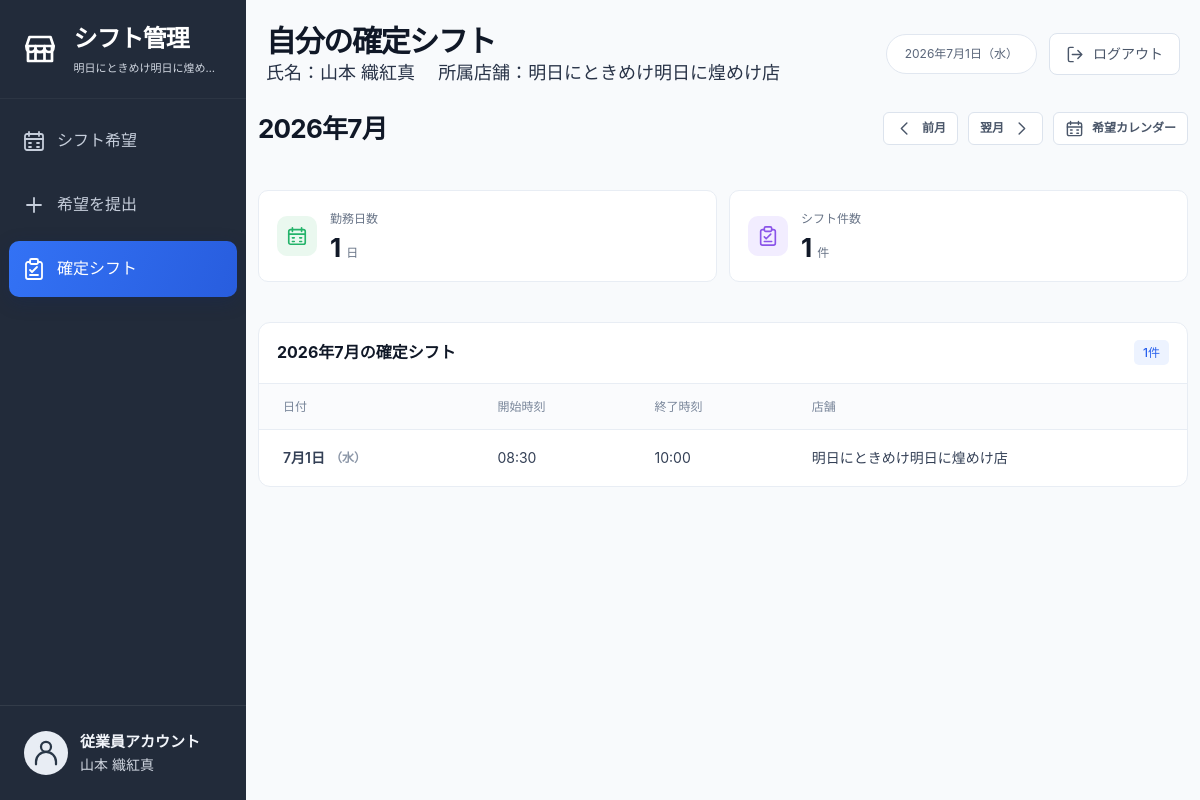
The app's page /shifts/?year=2026&month=7 (signed in) with its own data.
### accounts/models.py (models this page shows, shortened)
class StoreMembership(models.Model):
    ROLE_CHOICES = [
        ("manager", "Manager"),
        ("staff", "Staff"),
    ]
    RANK_CHOICES = [
        ("A", "A"),
        ("B", "B"),
        ("C", "C"),
    ]
    user = models.ForeignKey(
        User,
        on_delete=models.CASCADE,
        related_name="store_memberships",
    )
    store = models.ForeignKey(
        Store,
        on_delete=models.CASCADE,
        related_name="memberships",
    )
    role = models.CharField(
        max_length=20,
        choices=ROLE_CHOICES,
        default="staff",
    )
    rank = models.CharField(
        max_length=1,
        choices=RANK_CHOICES,
        default="C",
    )
    desired_shifts_per_week = models.PositiveIntegerField(default=0)
    is_active = models.BooleanField(default=True)
    created_at = models.DateTimeField(auto_now_add=True)
    class Meta:
        unique_together = ("user", "store")

class Store(models.Model):
    company = models.ForeignKey(
        Company,
        on_delete=models.CASCADE,
        related_name="stores",
    )
    name = models.CharField(max_length=100)
    created_at = models.DateTimeField(auto_now_add=True)

class User(AbstractUser):
    ROLE_CHOICES = [
        ("admin", "Admin"),
        ("staff", "Staff"),
    ]
    RANK_CHOICES = [
        ("A", "A"),
        ("B", "B"),
        ("C", "C"),
    ]
    last_name = models.CharField(
        "苗字",
        max_length=150,
        blank=True,
    )
    first_name = models.CharField(
        "名前",
        max_length=150,
        blank=True,
    )
    role = models.CharField(
        max_length=10,
        choices=ROLE_CHOICES,
        default="staff",
    )
    rank = models.CharField(
        max_length=1,
        choices=RANK_CHOICES,
        default="C",
    )
    desired_shifts_per_week = models.PositiveIntegerField(default=0)
    @property
    def full_name_japanese(self):
        full_name = f"{self.last_name} {self.first_name}".strip()
        return full_name or self.username

### shifts/models.py (models this page shows, shortened)
class Shift(models.Model):
    user = models.ForeignKey(
        settings.AUTH_USER_MODEL,
        on_delete=models.CASCADE,
        related_name="shifts"
    )
    membership = models.ForeignKey(
        "accounts.StoreMembership",
        on_delete=models.CASCADE,
        related_name="shifts",
        null=True,
        blank=True,
    )
    store = models.ForeignKey(
        "accounts.Store",
        on_delete=models.CASCADE,
        related_name="shifts",
        null=True,
        blank=True,
    )
    work_date = models.DateField()
    start_time = models.TimeField()
    end_time = models.TimeField()
    is_generated = models.BooleanField(default=True)
    created_at = models.DateTimeField(auto_now_add=True)
    class Meta:
        ordering = ["work_date", "start_time"]

### shifts/views.py (the view)
# urls.py: path("shifts/", manager_views.shift_list, name="manager_shift_list"),
@login_required
def shift_list(request):
    calendar_context = get_calendar_context(request)
    membership = StoreMembership.objects.filter(
        user=request.user, is_active=True
    ).select_related("store").first()
    shifts = Shift.objects.filter(
        user=request.user,
        work_date__year=calendar_context["year"],
        work_date__month=calendar_context["month"],
    ).select_related("store").order_by("work_date", "start_time", "id")
    shift_dates = set(shifts.values_list("work_date", flat=True))
    for week in calendar_context["calendar_weeks"]:
        for day in week:
            day["has_shift"] = day["date"] in shift_dates
    return render(
        request,
        "shifts/shift_list.html",
        {
            **calendar_context,
            "membership": membership,
            "shifts": shifts,
            "shift_days_count": len(shift_dates),
            "shifts_count": shifts.count(),
        },
    )

### templates/shifts/shift_list.html (shortened to what this page needs)
{% extends "shifts/base.html" %}
{% load i18n %}
{% block page_title %}自分の確定シフト{% endblock %}
{% block extra_css %}
  {{ block.super }}
{% endblock %}
{% block content %}
<div class="employee-shifts-layout">
  <div class="month-toolbar">
    <h2>{{ year }}年{{ month }}月</h2>
    <div class="employee-toolbar">
      <a class="button button-secondary button-small" href="?year={{ prev_year }}&amp;month={{ prev_month }}" aria-label="前月の確定シフトを見る">
        <svg class="icon" aria-hidden="true"><use href="#icon-chevron-left"></use></svg>
        前月
      </a>
      <a class="button button-secondary button-small" href="?year={{ next_year }}&amp;month={{ next_month }}" aria-label="翌月の確定シフトを見る">
        翌月
        <svg class="icon" aria-hidden="true"><use href="#icon-chevron-right"></use></svg>
      </a>
      <a class="button button-secondary button-small" href="{% url 'availability_list' %}?year={{ year }}&amp;month={{ month }}&amp;date={{ selected_date|date:'Y-m-d' }}">
        <svg class="icon" aria-hidden="true"><use href="#icon-calendar"></use></svg>
        希望カレンダー
      </a>
    </div>
  </div>
  <div class="employee-summary">
    <section class="employee-summary-item">
      <span class="summary-icon" aria-hidden="true"><svg class="icon"><use href="#icon-calendar"></use></svg></span>
      <div>
        <p>勤務日数</p>
        <div class="summary-value">{{ shift_days_count }}<small>日</small></div>
      </div>
    </section>
    <section class="employee-summary-item">
      <span class="summary-icon summary-icon-violet" aria-hidden="true"><svg class="icon"><use href="#icon-clipboard"></use></svg></span>
      <div>
        <p>シフト件数</p>
        <div class="summary-value">{{ shifts_count }}<small>件</small></div>
      </div>
    </section>
  </div>
  <section class="panel schedule-card">
    <div class="panel-heading">
      <h2>{{ year }}年{{ month }}月の確定シフト</h2>
      <span class="status-badge badge-blue">{{ shifts_count }}件</span>
    </div>
    {% if shifts %}
      <div class="table-wrap">
        <table class="data-table employee-shift-table">
          <thead>
            <tr>
              <th scope="col">日付</th>
              <th scope="col">開始時刻</th>
              <th scope="col">終了時刻</th>
              <th scope="col">店舗</th>
            </tr>
          </thead>
          <tbody>
            {% language "ja" %}
              {% for shift in shifts %}
                <tr>
                  <td><span class="shift-day">{{ shift.work_date|date:"n月j日" }}<span class="shift-weekday">（{{ shift.work_date|date:"D" }}）</span></span></td>
                  <td>{{ shift.start_time|time:"H:i" }}</td>
                  <td>{{ shift.end_time|time:"H:i" }}</td>
                  <td>{{ shift.store.name }}</td>
                </tr>
              {% endfor %}
            {% endlanguage %}
          </tbody>
        </table>
      </div>
    {% endif %}
  </section>
</div>
{% endblock %}

### templates/shifts/base.html (shortened to what this page needs)
{% extends 'manager/base.html' %}
{% load static %}
{% block page_subtitle %}
  <span class="employee-identity">氏名：{{ request.user.full_name_japanese }}</span>
  <span class="employee-identity">所属店舗：{% if membership %}{{ membership.store.name }}{% else %}未設定{% endif %}</span>
{% endblock %}
{% block extra_css %}
  <link rel="stylesheet" href="{% static 'manager/calendar.css' %}">
  <link rel="stylesheet" href="{% static 'shifts/employee.css' %}">
{% endblock %}
{% block sidebar_label %}従業員メニュー{% endblock %}
{% block brand_url %}{% url 'availability_list' %}{% if selected_date %}?year={{ selected_date|date:'Y' }}&amp;month={{ selected_date|date:'n' }}&amp;date={{ selected_date|date:'Y-m-d' }}{% endif %}{% endblock %}
{% block brand_store %}{% if membership %}{{ membership.store.name }}{% else %}所属店舗：未設定{% endif %}{% endblock %}
{% block sidebar_user_label %}従業員アカウント{% endblock %}
{% block sidebar_navigation %}
  {% with current_url=request.resolver_match.url_name %}
    <nav class="sidebar-nav" aria-label="従業員ナビゲーション">
      <a class="nav-link" href="{% url 'availability_list' %}{% if selected_date %}?year={{ selected_date|date:'Y' }}&amp;month={{ selected_date|date:'n' }}&amp;date={{ selected_date|date:'Y-m-d' }}{% endif %}">
        <svg class="icon" aria-hidden="true"><use href="#icon-calendar"></use></svg>
        <span>シフト希望</span>
      </a>
      {% if membership %}
        <a class="nav-link" href="{% url 'availability_create' %}{% if selected_date %}?date={{ selected_date|date:'Y-m-d' }}{% endif %}">
          <svg class="icon" aria-hidden="true"><use href="#icon-plus"></use></svg>
          <span>希望を提出</span>
        </a>
      {% else %}
        <span class="nav-link nav-link-disabled" aria-disabled="true">
          <svg class="icon" aria-hidden="true"><use href="#icon-plus"></use></svg>
          <span>希望を提出</span>
        </span>
      {% endif %}
      <a class="nav-link{% if current_url == 'shift_list' %} active{% endif %}" href="{% url 'shift_list' %}{% if selected_date %}?year={{ selected_date|date:'Y' }}&amp;month={{ selected_date|date:'n' }}&amp;date={{ selected_date|date:'Y-m-d' }}{% endif %}"{% if current_url == 'shift_list' %} aria-current="page"{% endif %}>
        <svg class="icon" aria-hidden="true"><use href="#icon-clipboard"></use></svg>
        <span>確定シフト</span>
      </a>
    </nav>
  {% endwith %}
{% endblock %}

### templates/manager/base.html (shortened to what this page needs)
{% load static i18n tz %}
<!doctype html>
<html lang="ja">
<head>
  <link rel="stylesheet" href="{% static 'manager/app.css' %}">
  {% block extra_css %}{% endblock %}
</head>
<body>
  <div class="app-shell">
    <aside class="sidebar" aria-label="{% block sidebar_label %}管理者メニュー{% endblock %}">
      <a class="brand" href="{% block brand_url %}{% url 'manager_dashboard' %}{% endblock %}">
        <span class="brand-mark"><svg class="icon" aria-hidden="true"><use href="#icon-store"></use></svg></span>
        <span class="brand-copy">
          <span class="brand-name">シフト管理</span>
          <span class="brand-store"{% if store %} title="{{ store.name }}"{% elif membership %} title="{{ membership.store.name }}"{% endif %}>{% block brand_store %}{{ store.name }}{% endblock %}</span>
        </span>
      </a>
      {% block sidebar_navigation %}{% endblock %}
      <div class="sidebar-user">
        <span class="avatar sidebar-avatar" aria-hidden="true"><svg class="icon"><use href="#icon-user"></use></svg></span>
        <div class="sidebar-user-details">
          <strong>{% block sidebar_user_label %}店長アカウント{% endblock %}</strong>
          <span>{{ request.user.full_name_japanese }}</span>
        </div>
      </div>
    </aside>
    <main class="main-content" id="main-content">
      <header class="page-header">
        <div class="page-heading">
          <h1>{% block page_title %}ダッシュボード{% endblock %}</h1>
          <p class="page-subtitle">{% block page_subtitle %}店舗：{{ store.name }}{% endblock %}</p>
        </div>
        <div class="header-actions">
          <div class="header-date">
            <span>{% language 'ja' %}{% if selected_date %}{{ selected_date|date:'Y年n月j日（D）' }}{% else %}{% timezone 'Asia/Tokyo' %}{% now 'Y年n月j日（D）' %}{% endtimezone %}{% endif %}{% endlanguage %}</span>
          </div>
          <form method="post" action="{% url 'logout' %}">
            <button class="button button-secondary logout-button" type="submit">
              <svg class="icon" aria-hidden="true"><use href="#icon-logout"></use></svg>
              <span>ログアウト</span>
            </button>
          </form>
        </div>
      </header>
      <div class="page-content">
        {% block content %}{% endblock %}
      </div>
    </main>
  </div>
</body>
</html>

### shifts/static/shifts/employee.css (style rules this page uses)
.employee-identity { display: inline-block; margin-right: 18px; }
.employee-identity:last-child { margin-right: 0; }
.employee-summary { display: grid; grid-template-columns: repeat(2, minmax(0, 1fr)); gap: 12px; margin-bottom: 20px; }
.employee-summary-item { display: flex; align-items: center; gap: 13px; min-width: 0; padding: 18px; background: #fff; border: 1px solid var(--border); border-radius: 10px; }
.employee-summary-item p { margin: 0 0 4px; color: var(--muted); font-size: 12px; font-weight: 550; }
.summary-value { color: var(--ink); font-size: 26px; font-weight: 750; line-height: 1.2; }
.summary-value small, .summary-value > span { margin-left: 5px; color: var(--muted); font-size: 12px; font-weight: 500; }
.summary-icon { display: grid; place-items: center; flex: 0 0 40px; width: 40px; height: 40px; border-radius: 10px; color: var(--green); background: #eaf8ef; }
.summary-icon-violet { color: var(--violet); background: #f2edff; }
.schedule-card { min-width: 0; padding: 0; overflow: hidden; box-shadow: none; }
.schedule-card .panel-heading { padding: 17px 18px; gap: 10px; }
.schedule-card .panel-heading h2, .schedule-card .panel-heading h3 { font-size: 16px; }
.employee-shifts-layout { display: flex; flex-direction: column; gap: 20px; min-width: 0; }
.employee-toolbar, .month-toolbar, .month-nav { display: flex; align-items: center; justify-content: space-between; gap: 16px; }
.month-toolbar, .month-nav { margin-bottom: 20px; }
.month-toolbar h2, .month-nav h2 { margin: 0; font-size: 26px; font-weight: 750; letter-spacing: -.03em; }
.employee-toolbar > div, .month-toolbar > div, .month-nav > div { display: flex; align-items: center; gap: 10px; }
.employee-shift-table { min-width: 620px; }
.employee-shift-table th, .employee-shift-table td { white-space: nowrap; }
.employee-shift-table td:first-child { font-weight: 600; }

### templates/shifts/shift_list.html (style rules this page uses)
.shift-day { display: inline-flex; align-items: center; gap: 5px; }
.shift-weekday { color: #8b96a7; font-size: 12px; }

### records on screen
StoreMembership: store.name "明日にときめけ明日に煌め…", store.name "明日にときめけ明日に煌めけ店"
User: user.full_name_japanese "山本 織紅真"
Shift: work_date "7月1日", work_date "水", start_time "08:30", end_time "10:00", store.name "明日にときめけ明日に煌めけ店"

### other values on screen
{{ selected_date|date:'Y年n月j日（D）' }} "2026年7月1日（水）"
{{ year }} "2026"
{{ month }} "7"
{{ shift_days_count }} "1"
{{ shifts_count }} "1"
